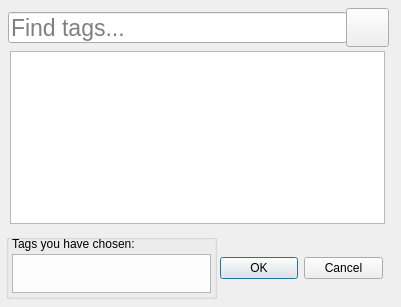
<?xml version="1.0" encoding="UTF-8"?>
<ui version="4.0">
 <class>TagChoose</class>
 <widget class="QDialog" name="TagChoose">
  <property name="geometry">
   <rect>
    <x>0</x>
    <y>0</y>
    <width>401</width>
    <height>307</height>
   </rect>
  </property>
  <property name="windowTitle">
   <string>Dialog</string>
  </property>
  <widget class="QLineEdit" name="searchBox">
   <property name="geometry">
    <rect>
     <x>8</x>
     <y>12</y>
     <width>339</width>
     <height>31</height>
    </rect>
   </property>
   <property name="font">
    <font>
     <pointsize>17</pointsize>
    </font>
   </property>
   <property name="placeholderText">
    <string>Find tags...</string>
   </property>
  </widget>
  <widget class="QTextEdit" name="txtChosenTags">
   <property name="geometry">
    <rect>
     <x>12</x>
     <y>254</y>
     <width>199</width>
     <height>39</height>
    </rect>
   </property>
   <property name="readOnly">
    <bool>true</bool>
   </property>
  </widget>
  <widget class="QPushButton" name="searchBtn">
   <property name="geometry">
    <rect>
     <x>346</x>
     <y>8</y>
     <width>43</width>
     <height>39</height>
    </rect>
   </property>
   <property name="cursor">
    <cursorShape>PointingHandCursor</cursorShape>
   </property>
   <property name="text">
    <string/>
   </property>
   <property name="icon">
    <iconset resource="Resources.qrc">
     <normaloff>:/icons/Search.png</normaloff>:/icons/Search.png</iconset>
   </property>
   <property name="iconSize">
    <size>
     <width>24</width>
     <height>32</height>
    </size>
   </property>
  </widget>
  <widget class="QGroupBox" name="groupBox">
   <property name="geometry">
    <rect>
     <x>6</x>
     <y>234</y>
     <width>211</width>
     <height>65</height>
    </rect>
   </property>
   <property name="title">
    <string/>
   </property>
   <widget class="QLabel" name="label_2">
    <property name="geometry">
     <rect>
      <x>6</x>
      <y>2</y>
      <width>151</width>
      <height>16</height>
     </rect>
    </property>
    <property name="text">
     <string>Tags you have chosen:</string>
    </property>
   </widget>
  </widget>
  <widget class="QDialogButtonBox" name="dialogBtn">
   <property name="geometry">
    <rect>
     <x>220</x>
     <y>252</y>
     <width>163</width>
     <height>32</height>
    </rect>
   </property>
   <property name="orientation">
    <enum>Qt::Horizontal</enum>
   </property>
   <property name="standardButtons">
    <set>QDialogButtonBox::Cancel|QDialogButtonBox::Ok</set>
   </property>
  </widget>
  <widget class="QTableWidget" name="tableWidget">
   <property name="geometry">
    <rect>
     <x>10</x>
     <y>51</y>
     <width>375</width>
     <height>173</height>
    </rect>
   </property>
  </widget>
 </widget>
 <resources>
  <include location="Resources.qrc"/>
 </resources>
 <connections/>
</ui>
